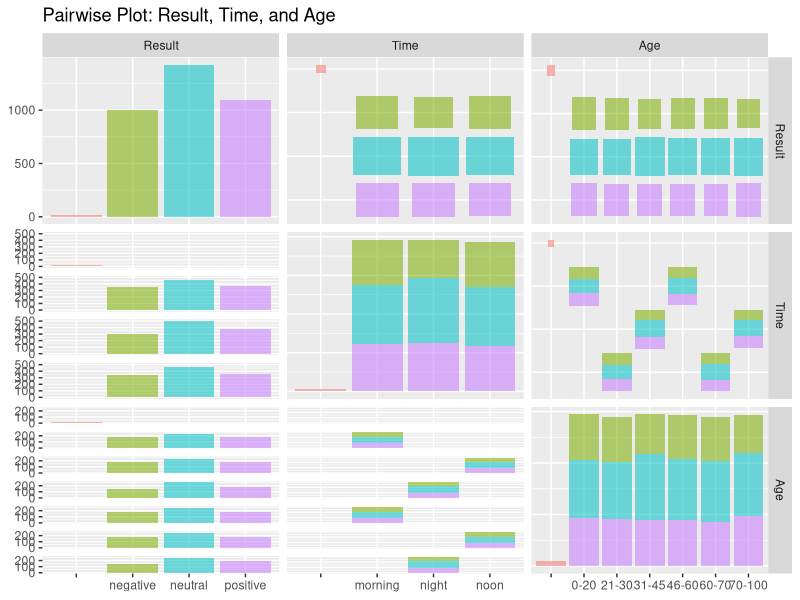

Recreate this plot in R.
setwd("C://Users//Parijat//Documents//R")
data <- read.csv("cleaned_test.csv")
library(datasets)
head(data)
install.packages("GGally") 
install.packages("tidyverse")
library(GGally)
library(tidyverse)
data_subset <- data[c("Result", "Time", "Age")]
data_subset$Result <- as.factor(data_subset$Result)
ggpairs(data_subset,aes(color = Result, alpha = 0.6),title = "Pairwise Plot: Result, Time, and Age")
install.packages("dplyr")
library("dplyr")
data$Age_group <- dplyr::case_when(
  data$Age %in% c("0-20", "21-30") ~ "<30",
  data$Age %in% c("31-45", "46-60") ~ "30-60",
  data$Age %in% c("60-70", "70-100") ~ ">60",
  TRUE ~ "Unknown"
)
data$Age_group <- relevel(factor(data$Age_group), ref = "30-60")
data$Time <- relevel(factor(data$Time), ref = "morning")
data <- data %>%
  mutate(Age_group = case_when(
    Age %in% c("0-20", "21-30") ~ "<30",
    Age %in% c("31-45", "46-60") ~ "30-60",
    Age %in% c("60-70", "70-100") ~ ">60",
    TRUE ~ "Unknown"
  ))
data$Result_bin <- ifelse(data$Result == "positive", 1, 0)
table(data$Result_bin)
model_clean <- glm(Result_bin ~ Age_group + Time, family = "binomial", data = data)
data$Age_group <- relevel(factor(data$Age_group), ref = "30-60")
summary(model_clean)
clean_data <- data[complete.cases(data[c("Result_bin", "Age_group", "Time")]), ]
full_model <- glm(Result_bin ~ Age_group + Time, family = "binomial", data = clean_data)
null_model <- glm(Result_bin ~ 1, family = "binomial", data = clean_data)
anova(null_model, full_model, test = "Chisq")

